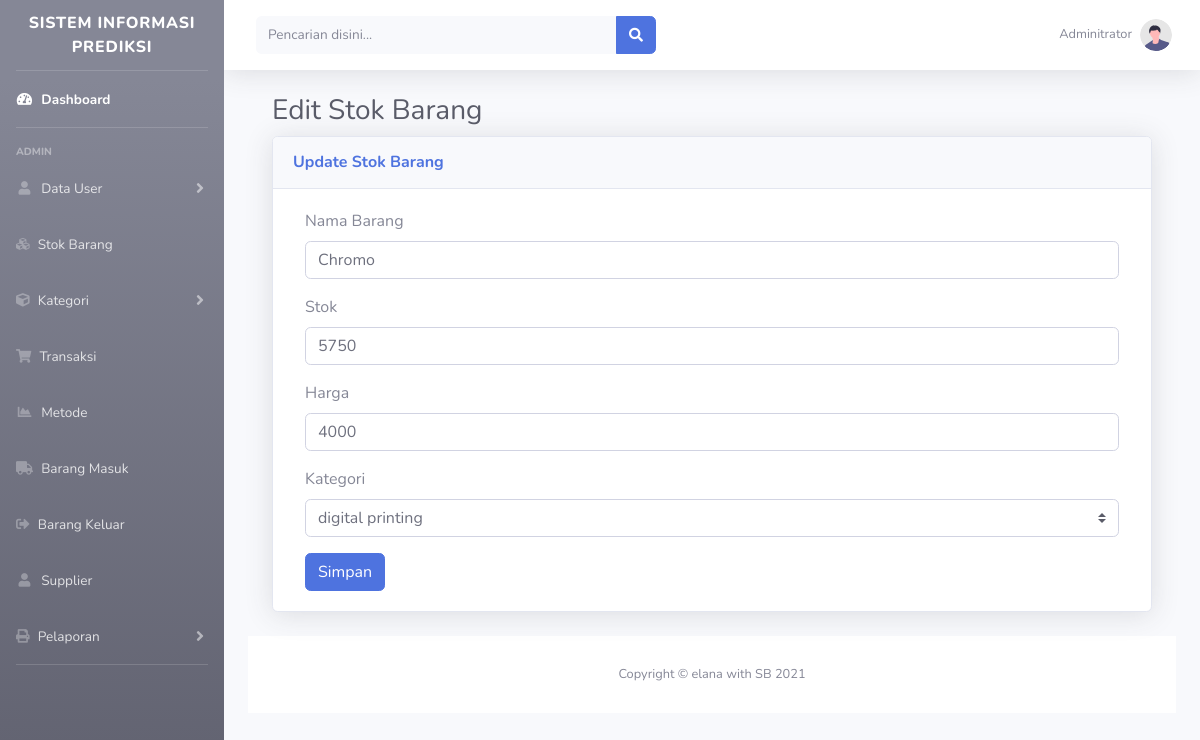
The page /?halaman=stok&aksi=edit&id=2 (signed in) on the database its author committed.
### tables this page shows
CREATE TABLE `stok` (
  `id` int(11) NOT NULL,
  `nama_barang` varchar(150) NOT NULL,
  `jenis` varchar(100) NOT NULL,
  `stok` int(11) DEFAULT NULL,
  `harga` int(50) NOT NULL,
  `kategori` varchar(150) NOT NULL
);

CREATE TABLE `kategori` (
  `id` int(5) NOT NULL,
  `nama_kategori` varchar(100) DEFAULT NULL
);

### admin/stok/edit_barang.php (the view, shortened to what this page needs)
<div class="container-fluid">
    <h1 class="h3 mb-2 text-gray-800">Edit Stok Barang</h1>
    <div class="card shadow mb-4">
        <div class="card-header py-3">
            <h6 class="m-0 font-weight-bold text-primary">Update Stok Barang</h6>
        </div>
        <div class="card-body">
            <div class="col-lg-12">
                <div class="box box-primary">
                        <?php
                        $sql = mysqli_query($conn, "SELECT * FROM stok where id = '$_GET[id]'") or die(mysqli_error());
                        $data = mysqli_fetch_array($sql);
                        ?>
                    <form role="form" method="post">
                        <div class="box-body">
                            <div class="form-group">
                                <label for="exampleInputEmail1">Nama Barang</label>
                                <input type="text" class="form-control" id="exampleInputEmail1" placeholder="Masukan Nama barang" name="nama_barang" required value="<?= $data['nama_barang'] ?>">
                            </div>
                            <div class="form-group">
                                <label for="exampleInputEmail1">Stok</label>
                                <input type="text" class="form-control" id="exampleInputEmail1" placeholder="Masukan stok" name="stok" required value="<?= $data['stok'] ?>">
                            </div>
                            <div class="form-group">
                                <label for="exampleInputEmail1">Harga</label>
                                <input type="text" class="form-control" id="exampleInputEmail1" placeholder="Masukan Harga" name="harga" required value="<?= $data['harga'] ?>">
                            </div>
                            <div class="form-group">
                            <label for="exampleInputEmail1">Kategori</label>
                            <select name="kategori" class="custom-select">
                                <?php $kategori = mysqli_query($conn, "SELECT * from kategori"); ?>
                                <?php foreach ($kategori as $row) : ?>
                                    <option value="<?php echo $row['id'] ?>" <?php if ($data['kategori']==$row['id']){echo "selected";} ?>><?php echo $row['nama_kategori'] ?>
                                    </option>
                                <?php endforeach ?>
                            </select>
                        </div>
                        </div>
                        <div class="box-footer">
                            <button type="submit" class="btn btn-primary" name="simpan">Simpan</button>
                        </div>
                    </form>
                </div>
            </div>
        </div>
    </div>

### rows shown on the page
stok: nama_barang "Chromo", stok "5750", harga "4000", kategori "digital printing"
